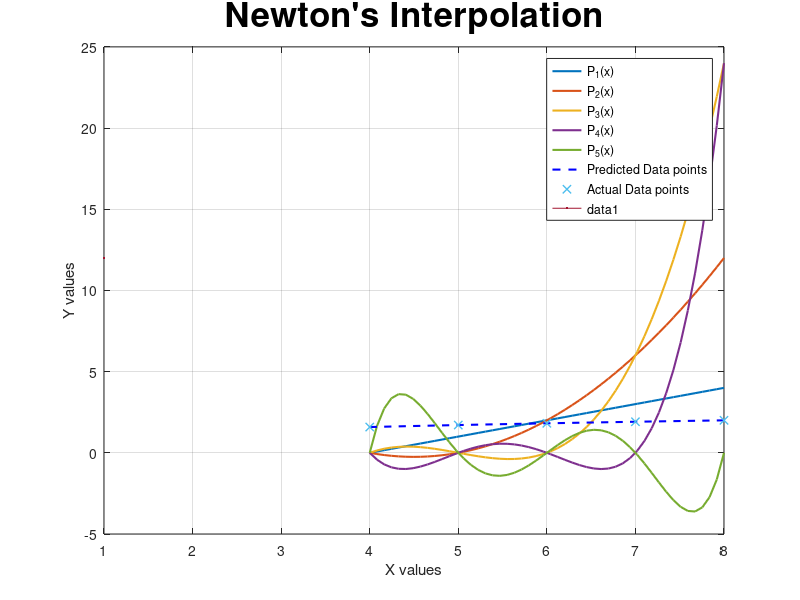

Write MATLAB code to recreate this figure.
%% Student Details
% Roll number : AM25M009
% Name        : Mohamed Mafaz
% Assignment  : Newton's Interpolation
% Department   : Applied Mechanics



%% Part 1 (Preprocessing / Writing Functions)
% Function that finds slope
clc;
clear;

function [slope] = divided_difference(y2, y1, x2, x1)
    slope = (y2 - y1) / (x2 - x1);

end

function [sum] = NI(x, y, number)

    % The idea:
    % Intead of using matrix to store all the data, we use a single vector
    % and overwrite it, since the non diagonol hold no value to us for this
    % problem, I overwrite the y array itself


    as = [];         % a's are array of the coefficients
    as = [as, y(1)]; % First coefficient is y's first value itself
    
    temp_y = y;      % temp_y is a copy of y, but temp_y keeps shrinking its size, see line 32
    
    for order = 1: length(x)-1       % Number of Columns
        for i = 1: length(temp_y)-1  % Number of Rows
            temp_y(i) = divided_difference(temp_y(i+1), temp_y(i), x(i + order), x(i));   
                                    % Finding Slope, tricky part is the x's where we need to skip ith order of x
        end
        
        temp_y = temp_y(1: end-1); % Shrinking
        as = [as, temp_y(1)];      % Appending to the as array
    end
    
    % This is to compute a0 + a1(x-x0) + a2(x-x0)(x-x1) .....
    sum = 0;
    for i = 1: length(as)
        mul = 1;
        for j = 1:i-1
            mul = mul * (number - x(j));
        end
        sum = sum + (as(i)*mul);
    end
end

%% Newton's Basis
function [prod] = Newton_Basis(xs, basis, number)
    prod = 1;
    for i = 1: basis
        prod = prod * (number - xs(i));
    end
end


%% Part 2 (Processing / Using the function)
x = [4.0, 5.0, 6.0, 7.0, 8.0];
y = [1.58740105, 1.709976, 1.81712059, 1.912931, 2.0];

sample_points = 50;

% Predicting
test_xs = linspace(min(x), max(x), sample_points);
test_ys = [];
for i = 1: sample_points
    test_ys = [test_ys, NI(x, y, test_xs(i)) ];
end

% Printing Error
total_error = 0;
for i = 1:length(x)
    total_error = total_error + (abs(y(i) - NI(x, y, x(i))));
end
fprintf("Total error: %d\n", total_error);

% Processing and Plotting Newton Polynomial)
for j = 1: length(x)
    test_ys_poly = zeros(1, sample_points);
    for i = 1: sample_points
        test_ys_poly(i) = Newton_Basis(x, j, test_xs(i));
    end
     plot(test_xs, test_ys_poly, 'LineWidth', 1.5, 'DisplayName', sprintf('P_{%d}(x)', j));
    hold on
end

%% Part 3 (post processing or plots or results)

% Plotting predicted Data
plot(test_xs, test_ys, '--b', 'LineWidth', 1.5, 'DisplayName', 'Predicted Data points');
xlabel('X values');
ylabel('Y values');
title("Newton's Interpolation", 'FontSize', 25);

hold on;

% Plotting actual Data
plot(x, y, 'LineWidth', 1, 'DisplayName', 'Actual Data points', Marker='x', MarkerSize=12);

legend show
grid on;